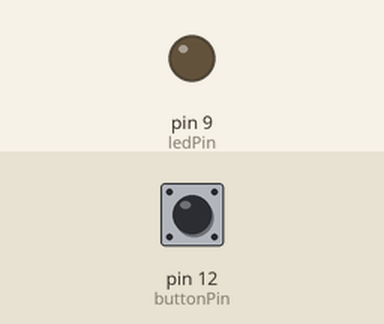
A sketch run on a simulated Arduino Uno, built with avr-gcc and run on an emulated ATmega328P. Parts: output pins drawn as LEDs (lit = HIGH). The inputs (shaded band) are chosen by the test bench; at power-on: pin 12 (buttonPin) LOW.

Above: at 1.2 s.
1.3 s: pin 12 (buttonPin) pulled HIGH for 1 s
At 3.4 s:
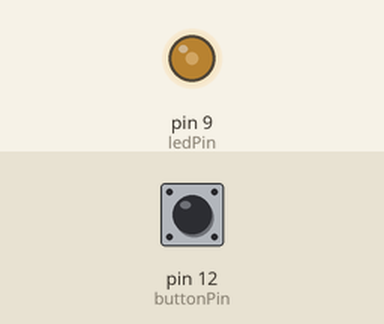
3.8 s: pin 12 (buttonPin) pulled HIGH for 0.15 s
At 4.3 s:
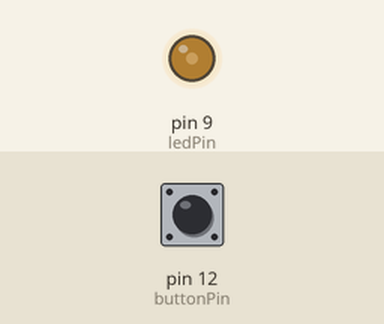
5.4 s: pin 12 (buttonPin) pulled HIGH for 3.2 s
At 8.4 s:
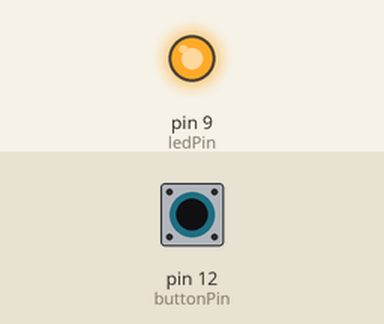
Timing chart, 0 to 9.9 s (numbered marks = the images above; inputs shaded):
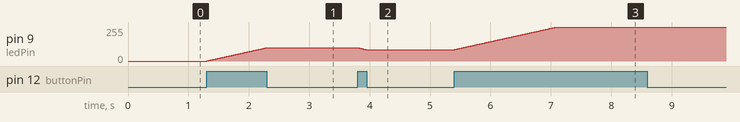

The sketch:

sketch_sep18a.ino
```cpp
// Programm zur Steuerung einer LED auf pin 9
const int ledPin = 9;     // pin fuer die LED
const int buttonPin = 12; // pin fuer den Taster

int ledLevel = 0;         // Helligkeit der LED
bool ledInc = true;       // Richtung, true = heller
bool buttonPushed = false;// Merker ob Taster gedrueckt worden ist

void setup() {
  // put your setup code here, to run once:
  pinMode(ledPin, OUTPUT);
  pinMode(buttonPin, INPUT);
}

void loop() {
  // put your main code here, to run repeatedly:
  if(digitalRead(buttonPin) == HIGH) // Taster gedrueckt
  {
    buttonPushed = true;
    // Je nach Richtung heller oder dunkler gehen
    if(ledInc && ledLevel < 255)
    {
      ledLevel++;
    }
    if(!ledInc && ledLevel > 0)
    {
      ledLevel--;
    }
  }
  if(digitalRead(buttonPin) == LOW && buttonPushed)
  {
    // wenn Taster losgelassen, Richtung aendern
    ledInc = !ledInc;
    buttonPushed = false;
  }
  analogWrite(ledPin, ledLevel);
  delay(10);
}
```

Measured:
- after the input at 1.3 s, pin 9 (ledPin): moves from 0/255 to 100/255 over 0.99 s, starting at once
- after the input at 3.8 s, pin 9 (ledPin): moves from 100/255 to 85/255 over 0.14 s, starting at once
- after the input at 5.4 s, pin 9 (ledPin): moves from 85/255 to 255/255 over 1.7 s, starting at once
